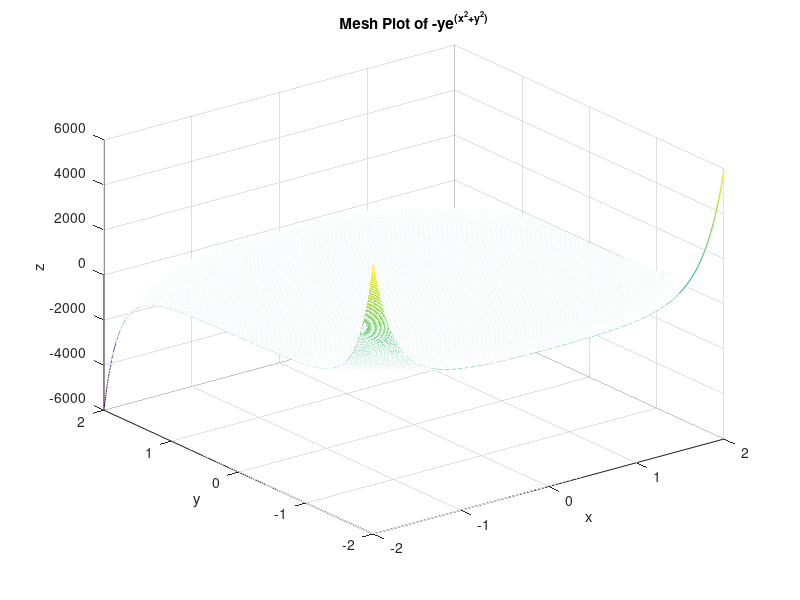
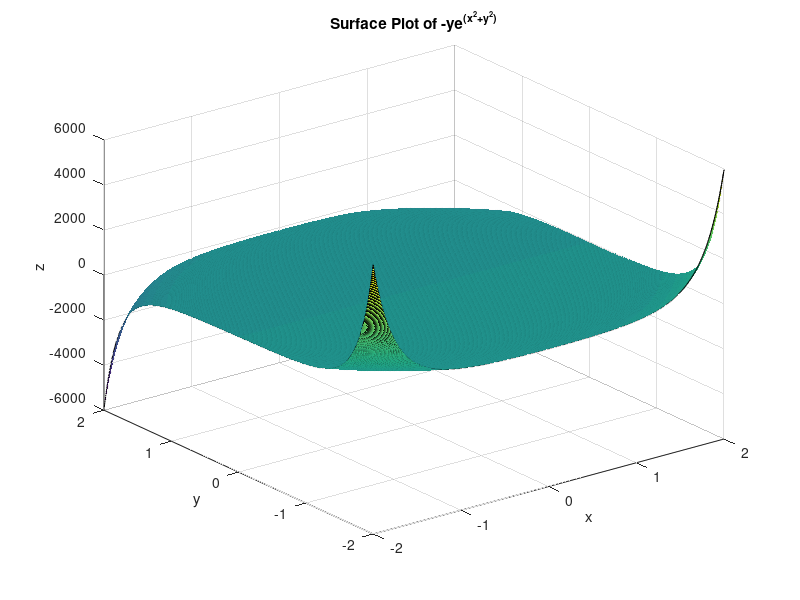
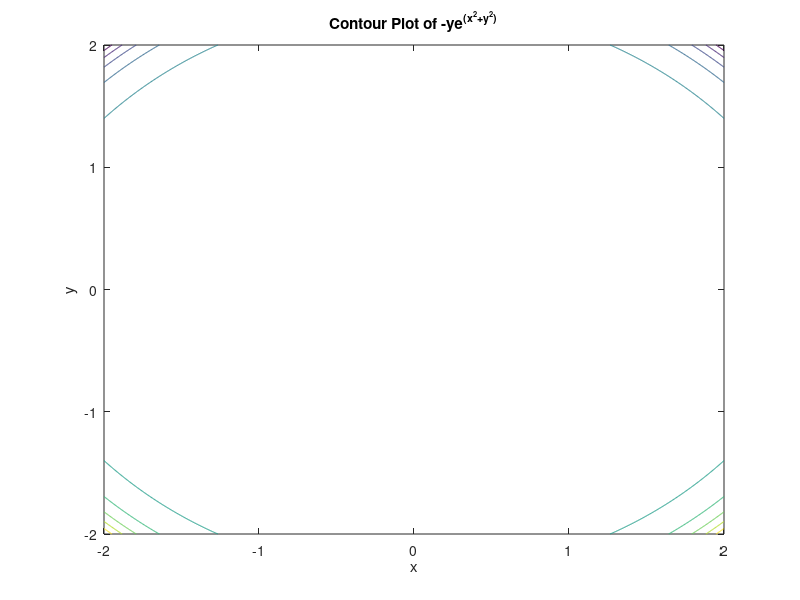
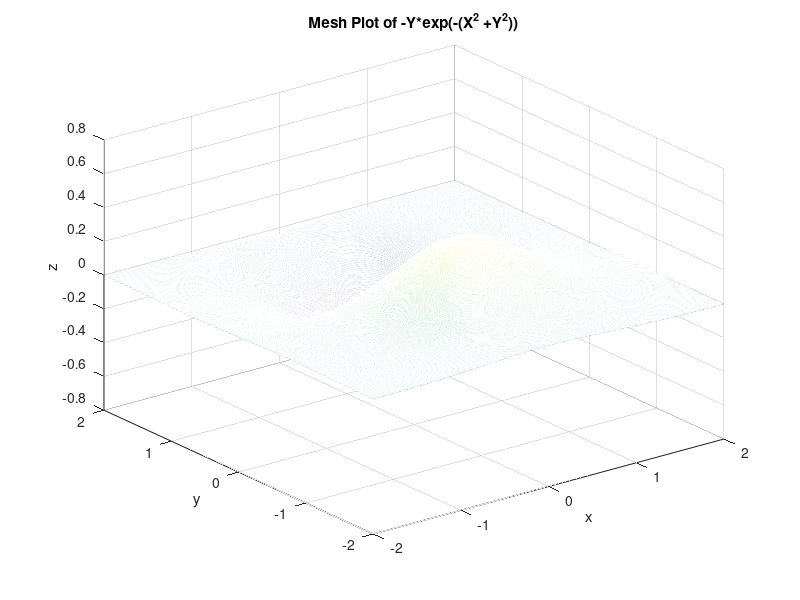

Here is the MATLAB script that generated these plots, in order:
%% Question 5
% Generate a mesh, surface and contour plot of f(x,y)=-ye^{(x^2+y^2)} and
% repeat same for its inverse using an interval of x=[-2,2] and y=[-2,2]
clear;
clc;
close all;
x=linspace(-2,2,1000);
y=linspace(-2,2,1000);
[X,Y]=meshgrid(x,y);
Z=(-Y).*exp((X.^2 +Y.^2));
figure
mesh(X,Y,Z),title('Mesh Plot of -ye^{(x^2+y^2)}'),xlabel('x'),ylabel('y'),...
    zlabel('z')

figure
surf(X,Y,Z),title('Surface Plot of -ye^{(x^2+y^2)}'),xlabel('x'),ylabel('y'),...
    zlabel('z')

figure
contour(X,Y,Z),title('Contour Plot of -ye^{(x^2+y^2)}'),xlabel('x'),ylabel('y'),...
    zlabel('z')

%% considering the inverse
Z=(-Y).*exp(-(X.^2 +Y.^2));
figure
mesh(X,Y,Z),xlabel('x'),ylabel('y'),...
    zlabel('z'),title('Mesh Plot of -Y*exp(-(X^2 +Y^2))')

figure
surf(X,Y,Z),xlabel('x'),ylabel('y'),...
    zlabel('z'),title('Surface Plot of -Y.*exp(-(X^2 +Y^2))')

figure
contour(X,Y,Z),xlabel('x'),ylabel('y'),...
    zlabel('z'),title('Contour Plot of -Y*exp(-(X^2 +Y^2))')
